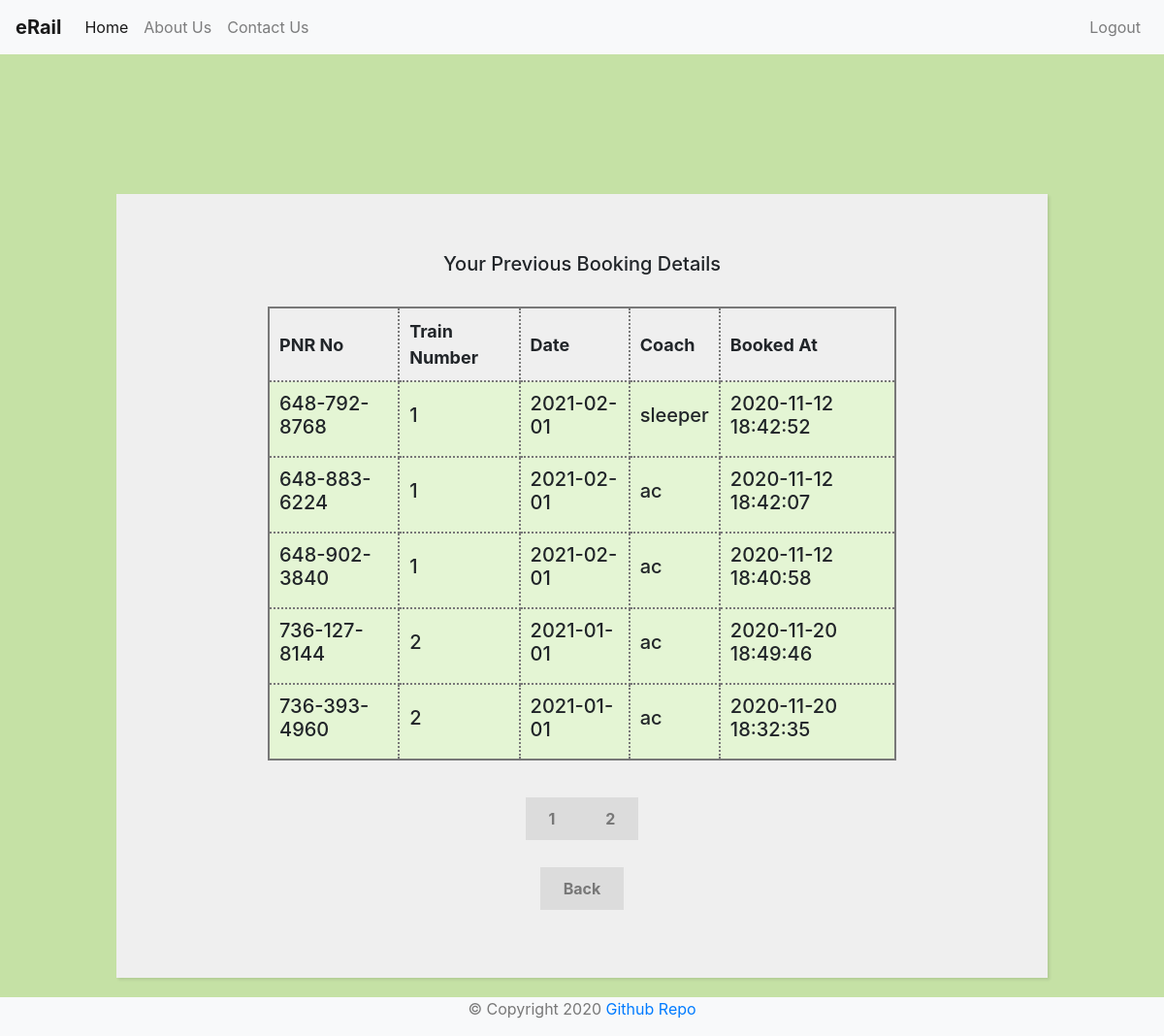
/view-user-booking.php (signed in), run on the app's committed database.
### tables this page shows
CREATE TABLE `ticket` (
  `pnr_no` varchar(12) NOT NULL,
  `coach` varchar(50) NOT NULL,
  `booked_by` varchar(50) NOT NULL,
  `booked_at` timestamp NOT NULL DEFAULT current_timestamp() ON UPDATE current_timestamp(),
  `t_number` int(11) NOT NULL,
  `t_date` date NOT NULL
);

### template/pagination.php (called while the page is built)
<?php
    $results_per_page = 5;
    $result = $conn->query($sql);
    $number_of_result = $result->num_rows;
    $number_of_page = ceil ($number_of_result / $results_per_page);
    if (!isset ($_GET['page']) ) {
        $page = 1;
    } else {
        $page = $_GET['page'];
    }
    $page_first_result = ($page-1) * $results_per_page;
?>

### view-user-booking.php (the view, shortened to what this page needs)
<?php
    include "config/connection.php";
    $sql = "SELECT * FROM ticket";
    include "template/pagination.php";
    $sql = "SELECT * FROM ticket WHERE booked_by = '".$_SESSION['username']."' LIMIT " . $page_first_result . ',' . $results_per_page;
    $result = $conn->query($sql);
?>
<!DOCTYPE html>
<html lang="en">
<head>
</head>
<?php include "template/header-name.php" ?>
<div style="margin-top:200px;">
    <form style = "width: 80%;">
        <h5>Your Previous Booking Details</h5><br>
        <section>
            <table>
                <tr>
                    <th>PNR No</th>
                    <th>Train Number</th>
                    <th>Date</th>
                    <th>Coach</th>
                    <th>Booked At</th>
                </tr>
                <?php
                    while($rows=$result->fetch_assoc())
                    {
                ?>
                <tr>
                    <td><h5><?php echo $rows['pnr_no'];?></h5></td>
                    <td><h5><?php echo $rows['t_number'];?></h5></td>
                    <td><h5><?php echo $rows['t_date'];?></h5></td>
                    <td><h5><?php echo $rows['coach'];?></h5></td>
                    <td><h5><?php echo $rows['booked_at'];?></h5></td>
                </tr>
                <?php
                    }
                ?>
            </table>
        </section>
        <br><br>
        <?php for($page = 1; $page<= $number_of_page; $page++) {  ?>
        <?php    echo '<a class="register" href = "view-user-booking.php?page=' . $page . '">' . $page . ' </a>'; ?>
        <?php } ?>
        <br><br><br>
        <a href="admin-page.php" class= "register">Back</a>
    </form>
</div>
<?php include "template/footer.php" ?>
</html>

### template/header-name.php (shortened to what this page needs)
<head>
    <link href="//maxcdn.bootstrapcdn.com/bootstrap/4.1.1/css/bootstrap.min.css" rel="stylesheet" id="bootstrap-css">
    <link rel="stylesheet" href="css/style.css" type="text/css" />
</head>
<body>
<nav class="navbar navbar-expand-lg navbar-light bg-light fixed-top">
  <a class="navbar-brand brand" href="index.php">eRail</a>
  <div class="collapse navbar-collapse" id="navbarSupportedContent">
    <ul class="navbar-nav mr-auto">
      <li class="nav-item active">
        <a class="nav-link" href="index.php">Home</a>
      </li>
      <li class="nav-item">
        <a class="nav-link" href="about.php">About Us</a>
      </li>
      <li class="nav-item">
        <a class="nav-link" href="contact.php">Contact Us</a>
      </li>
    </ul>
    <ul class="pull-right nav navbar-nav">
      <li class="nav-item">
        <a class="nav-link" href="logout.php">Logout</a>
      </li>
    </ul>
  </div>
</nav>

### template/footer.php
<footer>
  <div class="footer bg-light">
    <p>© Copyright 2020 <a href = "https://github.com/pranjalibajpai/railway-reservation-system">Github Repo</a></p>
  </div>
</footer>
</body>

### css/style.css (style rules this page uses)
body { background: #C5E1A5; }
form { width: 50%; margin: 60px auto; background: #efefef; padding: 60px 120px 80px 120px; text-align: center; -webkit-box-shadow: 2px 2px 3px rgba(0,0,0,0.1); box-shadow: 2px 2px 3px rgba(0,0,0,0.1); }
.register { background: rgb(220,220,220); font-weight: bold; color: rgb(120,120,120); padding: 12px 24px; }
.brand { font-weight: bold; }
.footer { position: fixed; left: 0; bottom: 0; width: 100%; text-align: center; color: rgb(120,120,120); }

### view-user-booking.php (style rules this page uses)
table { width: 90%; margin: 0 auto; font-size: large; border: 2px solid rgb(120, 120, 120); }
td { background-color: #E4F5D4; border: 2px solid rgb(120, 120, 120); }
th, td { font-weight: bold; border: 2px dotted rgb(120, 120, 120); padding: 10px; text-align: left; }
td { font-weight: lighter; }

### data on the page
ticket: pnr_no "648-792-8768", t_number "1", t_date "2021-02-01", coach "sleeper", booked_at "2020-11-12 18:42:52"
ticket: pnr_no "648-883-6224", t_number "1", t_date "2021-02-01", coach "ac", booked_at "2020-11-12 18:42:07"
ticket: pnr_no "648-902-3840", t_number "1", t_date "2021-02-01", coach "ac", booked_at "2020-11-12 18:40:58"
ticket: pnr_no "736-127-8144", t_number "2", t_date "2021-01-01", coach "ac", booked_at "2020-11-20 18:49:46"
ticket: pnr_no "736-393-4960", t_number "2", t_date "2021-01-01", coach "ac", booked_at "2020-11-20 18:32:35"
